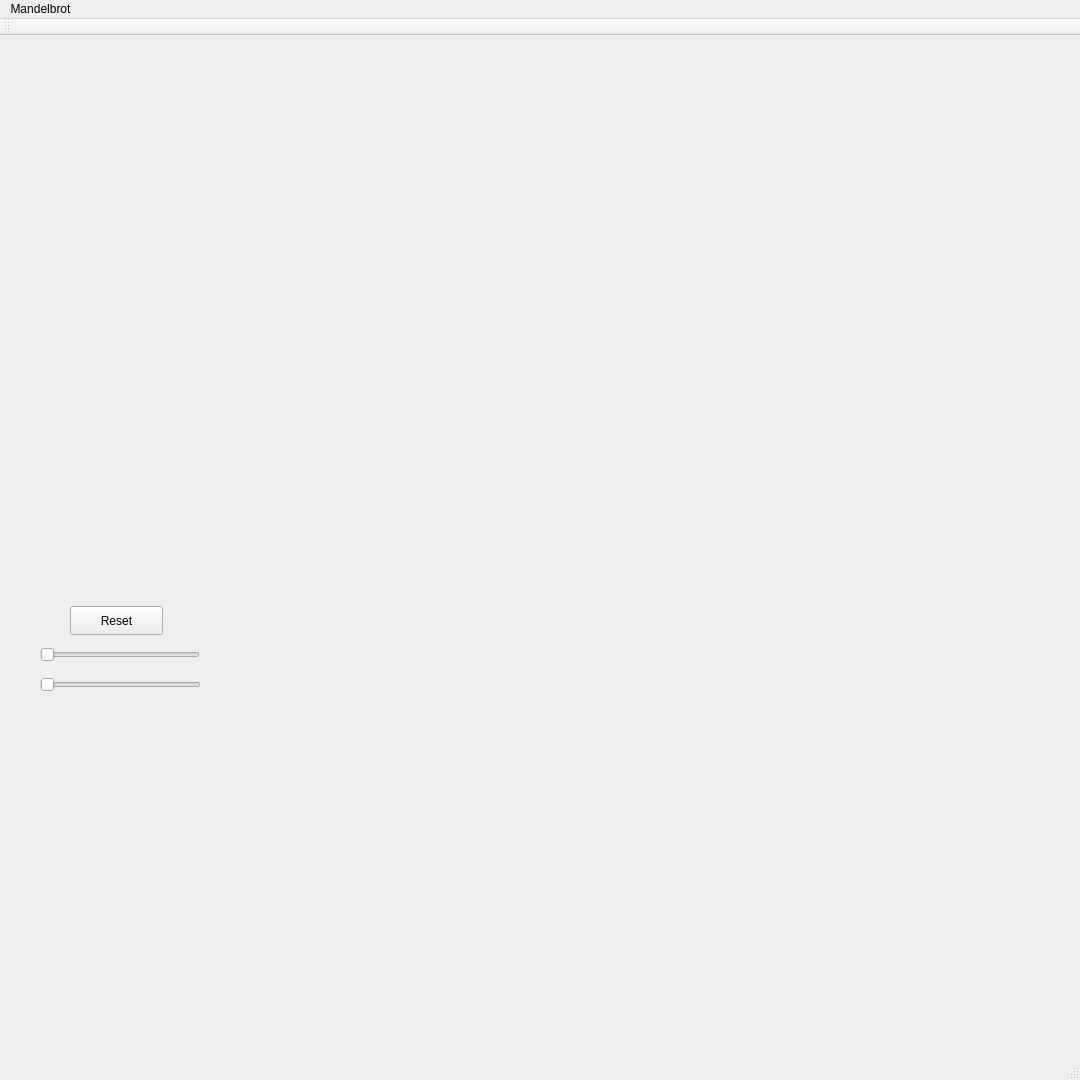
<?xml version="1.0" encoding="UTF-8"?>
<ui version="4.0">
 <class>QTMandelbrotClass</class>
 <widget class="QMainWindow" name="QTMandelbrotClass">
  <property name="geometry">
   <rect>
    <x>0</x>
    <y>0</y>
    <width>1080</width>
    <height>1080</height>
   </rect>
  </property>
  <property name="windowTitle">
   <string>QTMandelbrot</string>
  </property>
  <widget class="QWidget" name="centralWidget">
   <widget class="QLabel" name="mandelbrotLabel">
    <property name="geometry">
     <rect>
      <x>0</x>
      <y>0</y>
      <width>1080</width>
      <height>1080</height>
     </rect>
    </property>
    <property name="styleSheet">
     <string notr="true">border-color: rgb(85, 255, 0);</string>
    </property>
    <property name="text">
     <string/>
    </property>
   </widget>
   <widget class="QSlider" name="Z_i">
    <property name="geometry">
     <rect>
      <x>40</x>
      <y>610</y>
      <width>160</width>
      <height>18</height>
     </rect>
    </property>
    <property name="styleSheet">
     <string notr="true">border-color: rgb(170, 255, 127)</string>
    </property>
    <property name="orientation">
     <enum>Qt::Orientation::Horizontal</enum>
    </property>
   </widget>
   <widget class="QSlider" name="Z_r">
    <property name="geometry">
     <rect>
      <x>40</x>
      <y>640</y>
      <width>161</width>
      <height>18</height>
     </rect>
    </property>
    <property name="whatsThis">
     <string>&lt;html&gt;&lt;head/&gt;&lt;body&gt;&lt;p&gt;&lt;br/&gt;&lt;/p&gt;&lt;/body&gt;&lt;/html&gt;</string>
    </property>
    <property name="styleSheet">
     <string notr="true">border-color: rgb(85, 170, 0);</string>
    </property>
    <property name="orientation">
     <enum>Qt::Orientation::Horizontal</enum>
    </property>
   </widget>
   <widget class="QPushButton" name="resetButton">
    <property name="geometry">
     <rect>
      <x>70</x>
      <y>570</y>
      <width>93</width>
      <height>29</height>
     </rect>
    </property>
    <property name="text">
     <string>Reset</string>
    </property>
   </widget>
  </widget>
  <widget class="QMenuBar" name="menuBar">
   <property name="geometry">
    <rect>
     <x>0</x>
     <y>0</y>
     <width>1080</width>
     <height>25</height>
    </rect>
   </property>
   <widget class="QMenu" name="menuMandelbrot">
    <property name="title">
     <string>Mandelbrot</string>
    </property>
   </widget>
   <addaction name="menuMandelbrot"/>
  </widget>
  <widget class="QToolBar" name="mainToolBar">
   <attribute name="toolBarArea">
    <enum>TopToolBarArea</enum>
   </attribute>
   <attribute name="toolBarBreak">
    <bool>false</bool>
   </attribute>
  </widget>
  <widget class="QStatusBar" name="statusBar"/>
 </widget>
 <layoutdefault spacing="6" margin="11"/>
 <resources/>
 <connections/>
</ui>
